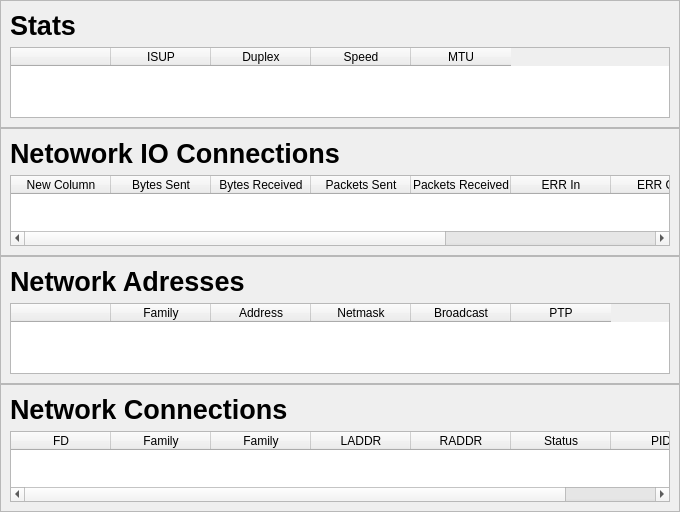
                <widget class="QWidget" name="scrollAreaWidgetContents">
                 <property name="geometry">
                  <rect>
                   <x>0</x>
                   <y>0</y>
                   <width>680</width>
                   <height>512</height>
                  </rect>
                 </property>
                 <layout class="QVBoxLayout" name="verticalLayout_11">
                  <property name="spacing">
                   <number>0</number>
                  </property>
                  <property name="leftMargin">
                   <number>0</number>
                  </property>
                  <property name="topMargin">
                   <number>0</number>
                  </property>
                  <property name="rightMargin">
                   <number>0</number>
                  </property>
                  <property name="bottomMargin">
                   <number>0</number>
                  </property>
                  <item>
                   <widget class="QFrame" name="frame_7">
                    <property name="frameShape">
                     <enum>QFrame::StyledPanel</enum>
                    </property>
                    <property name="frameShadow">
                     <enum>QFrame::Raised</enum>
                    </property>
                    <layout class="QVBoxLayout" name="verticalLayout_14">
                     <item>
                      <widget class="QLabel" name="label_53">
                       <property name="font">
                        <font>
                         <pointsize>20</pointsize>
                         <bold>true</bold>
                        </font>
                       </property>
                       <property name="text">
                        <string>Stats</string>
                       </property>
                      </widget>
                     </item>
                     <item>
                      <widget class="QTableWidget" name="tableWidget_4">
                       <column>
                        <property name="text">
                         <string/>
                        </property>
                       </column>
                       <column>
                        <property name="text">
                         <string>ISUP</string>
                        </property>
                       </column>
                       <column>
                        <property name="text">
                         <string>Duplex</string>
                        </property>
                       </column>
                       <column>
                        <property name="text">
                         <string>Speed</string>
                        </property>
                       </column>
                       <column>
                        <property name="text">
                         <string>MTU</string>
                        </property>
                       </column>
                      </widget>
                     </item>
                    </layout>
                   </widget>
                  </item>
                  <item>
                   <widget class="QFrame" name="frame_8">
                    <property name="frameShape">
                     <enum>QFrame::StyledPanel</enum>
                    </property>
                    <property name="frameShadow">
                     <enum>QFrame::Raised</enum>
                    </property>
                    <layout class="QVBoxLayout" name="verticalLayout_12">
                     <item>
                      <widget class="QLabel" name="label_54">
                       <property name="font">
                        <font>
                         <pointsize>20</pointsize>
                         <bold>true</bold>
                        </font>
                       </property>
                       <property name="text">
                        <string>Netowork IO Connections</string>
                       </property>
                      </widget>
                     </item>
                     <item>
                      <widget class="QTableWidget" name="tableWidget_5">
                       <column>
                        <property name="text">
                         <string>New Column</string>
                        </property>
                       </column>
                       <column>
                        <property name="text">
                         <string>Bytes Sent</string>
                        </property>
                       </column>
                       <column>
                        <property name="text">
                         <string>Bytes Received</string>
                        </property>
                       </column>
                       <column>
                        <property name="text">
                         <string>Packets Sent</string>
                        </property>
                       </column>
                       <column>
                        <property name="text">
                         <string>Packets Received</string>
                        </property>
                       </column>
                       <column>
                        <property name="text">
                         <string>ERR In</string>
                        </property>
                       </column>
                       <column>
                        <property name="text">
                         <string>ERR Out</string>
                        </property>
                       </column>
                       <column>
                        <property name="text">
                         <string>Drop In</string>
                        </property>
                       </column>
                       <column>
                        <property name="text">
                         <string>Drop Out</string>
                        </property>
                       </column>
                      </widget>
                     </item>
                    </layout>
                   </widget>
                  </item>
                  <item>
                   <widget class="QFrame" name="frame_9">
                    <property name="frameShape">
                     <enum>QFrame::StyledPanel</enum>
                    </property>
                    <property name="frameShadow">
                     <enum>QFrame::Raised</enum>
                    </property>
                    <layout class="QVBoxLayout" name="verticalLayout_15">
                     <item>
                      <widget class="QLabel" name="label_55">
                       <property name="font">
                        <font>
                         <pointsize>20</pointsize>
                         <bold>true</bold>
                        </font>
                       </property>
                       <property name="text">
                        <string>Network Adresses</string>
                       </property>
                      </widget>
                     </item>
                     <item>
                      <widget class="QTableWidget" name="tableWidget_6">
                       <column>
                        <property name="text">
                         <string/>
                        </property>
                       </column>
                       <column>
                        <property name="text">
                         <string>Family</string>
                        </property>
                       </column>
                       <column>
                        <property name="text">
                         <string>Address</string>
                        </property>
                       </column>
                       <column>
                        <property name="text">
                         <string>Netmask</string>
                        </property>
                       </column>
                       <column>
                        <property name="text">
                         <string>Broadcast</string>
                        </property>
                       </column>
                       <column>
                        <property name="text">
                         <string>PTP</string>
                        </property>
                       </column>
                      </widget>
                     </item>
                    </layout>
                   </widget>
                  </item>
                  <item>
                   <widget class="QFrame" name="frame_10">
                    <property name="frameShape">
                     <enum>QFrame::StyledPanel</enum>
                    </property>
                    <property name="frameShadow">
                     <enum>QFrame::Raised</enum>
                    </property>
                    <layout class="QVBoxLayout" name="verticalLayout_13">
                     <item>
                      <widget class="QLabel" name="label_56">
                       <property name="font">
                        <font>
                         <pointsize>20</pointsize>
                         <bold>true</bold>
                        </font>
                       </property>
                       <property name="text">
                        <string>Network Connections</string>
                       </property>
                      </widget>
                     </item>
                     <item>
                      <widget class="QTableWidget" name="tableWidget_7">
                       <column>
                        <property name="text">
                         <string>FD</string>
                        </property>
                       </column>
                       <column>
                        <property name="text">
                         <string>Family</string>
                        </property>
                       </column>
                       <column>
                        <property name="text">
                         <string>Family</string>
                        </property>
                       </column>
                       <column>
                        <property name="text">
                         <string>LADDR</string>
                        </property>
                       </column>
                       <column>
                        <property name="text">
                         <string>RADDR</string>
                        </property>
                       </column>
                       <column>
                        <property name="text">
                         <string>Status</string>
                        </property>
                       </column>
                       <column>
                        <property name="text">
                         <string>PID</string>
                        </property>
                       </column>
                      </widget>
                     </item>
                    </layout>
                   </widget>
                  </item>
                 </layout>
                </widget>
